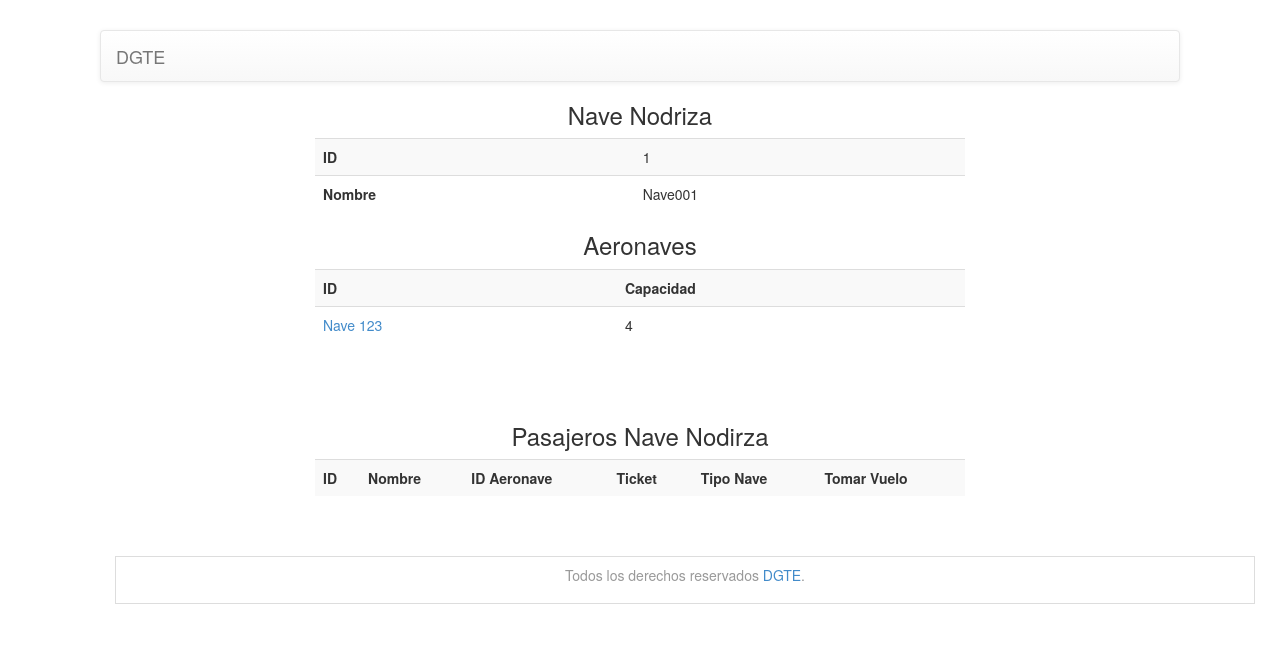
The app's page /ver_nodriza.php?id=1 with its own data.
### tables this page shows
CREATE TABLE nave_nodriza (id integer primary key not null, nombre text);

CREATE TABLE aeronave (id integer primary key not null, limite_pasajeros integer, id_nave_origen integer, id_nave_destino integer, id_estado integer, fecha_origen date, fecha_destino date);

### bdd/sqlite.php (the view, shortened to what this page needs)
<?php
function db_connect() {
    $db = new DB('bdd/mdd.db');
    return $db;
}
class Aeronave{
    var $DB;
    function conn(){
        $this->DB= db_connect();
    }
  function listar_aeronave_en_nodriza($id_nodriza){
        try{
            $result = $this->DB->query("select * from aeronave where id_nave_origen='$id_nodriza' AND id_estado='1' order by id;");
			echo "<center><table style=\"width:650px\" class=\"table table-striped\">";
		    echo "<tr><td><b> ID </b></td> <td><b> Capacidad </b> </td></tr> ";
		    while ($res = $result->fetchArray(SQLITE3_ASSOC)){
				$id = $res['id'];
				$capacidad = $res['limite_pasajeros'];
				echo "<tr>";
				echo "<td><a href='ver_aeronave.php?id=$id'>Nave $id</a> </td>";
				echo "<td> $capacidad </td>";
				echo "</tr>";
		    }
	   	    echo "</table></center>";
        }
        catch (Exception $e){
            echo $e->getMessage();
        }
  }
}
class NaveNodriza{
    var $DB;
    function conn(){
        $this->DB= db_connect();
    }
  function get_datos($id){
      echo "<center><h3>Nave Nodriza</h3></center>";
      echo "<center><table style=\"width:650px\" class=\"table table-striped\">";
      try{
        $query = "select * from nave_nodriza where id='$id'";
        $result = $this->DB->query($query);
        if ($res = $result->fetchArray(SQLITE3_ASSOC)){
            echo "<tr>";
            echo "<td><b>ID</b></td><td>".$res['id']."</td>";
            echo "</tr><tr>";
            echo "<td><b>Nombre</b></td><td>".$res['nombre']."</td>";
            echo "</tr>";
        }
        else{
            echo "<tr>";
            echo "<td><b>ID</b></td><td> - </td>";
            echo "<td><b>Nombre</b></td><td> - </td>";
            echo "</tr>";
        }
      echo "</table></center>";
    }
    catch (Exception $e){
        echo $e->getMessage();
    }
  }
}
class Pasajero{
  function get_pasajeros_nave($id_nave, $tipo_nave){
    echo "<center><table style=\"width:650px\" class=\"table table-striped\">";
    echo "<tr>";
      echo "<td><b>ID</b></td>";
      echo "<td><b>Nombre</b></td>";
      echo "<td><b>ID Aeronave</b></td>";
      echo "<td><b>Ticket</b></td>";
      echo "<td><b>Tipo Nave</b></td>";
      echo "<td><b>Tomar Vuelo</b></td>";
    echo "</tr>";
    try{
      echo "</table></center>";
    }
    catch (Exception $e){
	    echo $e->getMessage();
    }
  }
}
?>

### records on screen
nave_nodriza: id "1", nombre "Nave001"
aeronave: id "123", limite_pasajeros "4"
